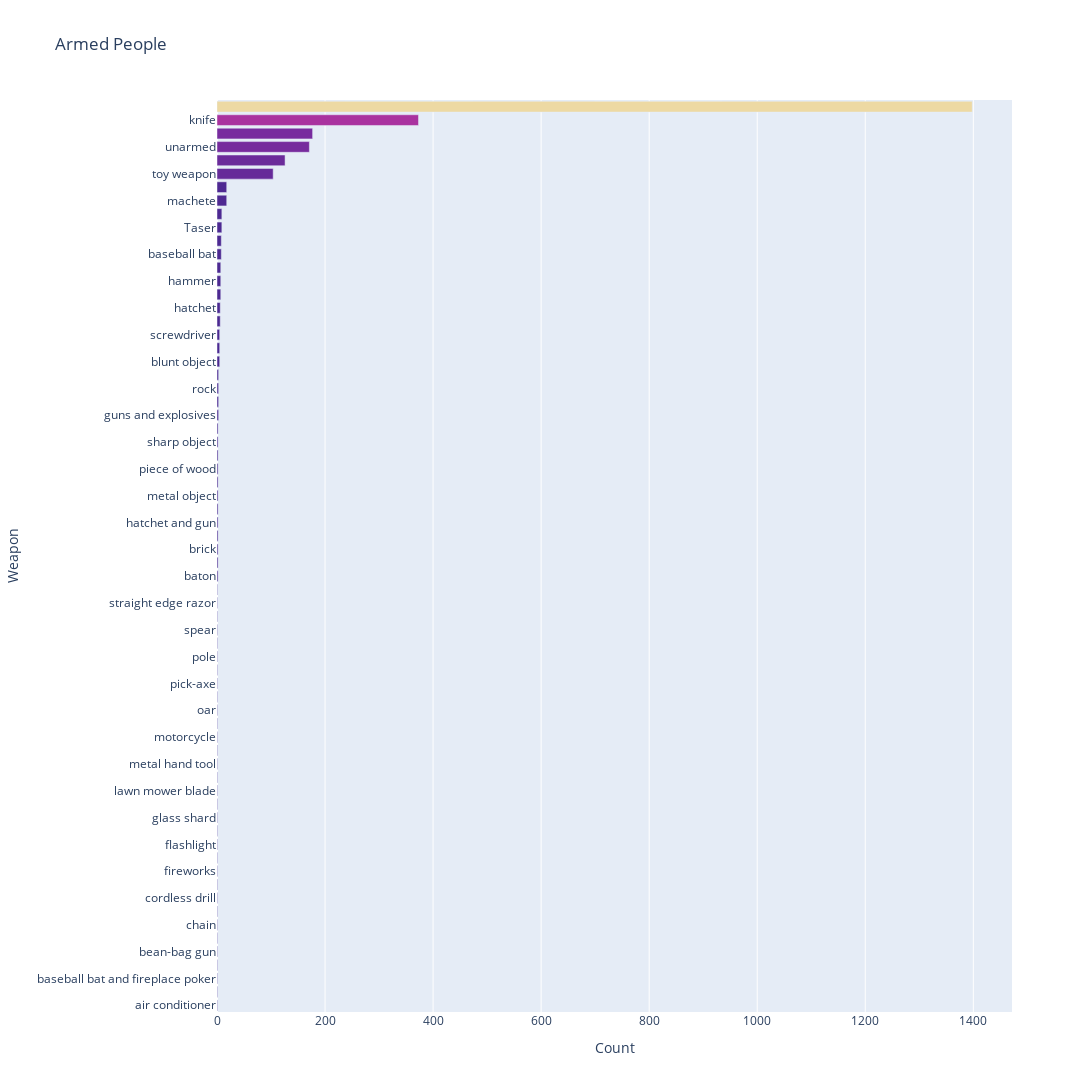

Here is the notebook cell this chart was saved with:
### Code cell
fig = px.bar(people_armed, y="armed", x='size', title="Armed People", width=1300, orientation='h', height=1500, 
             color_continuous_scale='Agsunset', color='size')
fig.update_layout(xaxis_title='Count',yaxis_title='Weapon',coloraxis_showscale=False)
fig.update_yaxes(categoryorder='total ascending')
fig.show()

### Figure 1 — Plotly figure (JSON) as saved in the notebook; plotly's stock layout.template omitted (floating-point values rounded to 4 significant figures)
{"data": [{"alignmentgroup": "True", "hovertemplate": "size=%{marker.color}<br>armed=%{y}<extra></extra>", "legendgroup": "", "marker": {"color": [9, 1, 9, 8, 1, 1, 2, 1, 1, 2, 5, 7, 2, 1, 1, 2, 1, 1, 6, 1, 1, 1, 1, 1, 1, 1398, 5, 3, 7, 1, 6, 2, 373, 1, 18, 1, 2, 1, 2, 7, 2, 1, 3, 1, 1, 1, 1, 1, 2, 2, 1, 1, 1, 3, 3, 5, 2, 2, 1, 1, 1, 8, 1, 104, 171, 126, 18, 177], "coloraxis": "coloraxis", "pattern": {"shape": ""}}, "name": "", "offsetgroup": "", "orientation": "h", "showlegend": false, "textposition": "auto", "type": "bar", "x": [9, 1, 9, 8, 1, 1, 2, 1, 1, 2, 5, 7, 2, 1, 1, 2, 1, 1, 6, 1, 1, 1, 1, 1, 1, 1398, 5, 3, 7, 1, 6, 2, 373, 1, 18, 1, 2, 1, 2, 7, 2, 1, 3, 1, 1, 1, 1, 1, 2, 2, 1, 1, 1, 3, 3, 5, 2, 2, 1, 1, 1, 8, 1, 104, 171, 126, 18, 177], "xaxis": "x", "y": ["Taser", "air conditioner", "ax", "baseball bat", "baseball bat and bottle", "baseball bat and fireplace poker", "baton", "bayonet", "bean-bag gun", "beer bottle", "blunt object", "box cutter", "brick", "carjack", "chain", "chain saw", "contractor's level", "cordless drill", "crossbow", "crowbar", "fireworks", "flagpole", "flashlight", "garden tool", "glass shard", "gun", "gun and knife", "guns and explosives", "hammer", "hand torch", "hatchet", "hatchet and gun", "knife", "lawn mower blade", "machete", "machete and gun", "meat cleaver", "metal hand tool", "metal object", "metal pipe", "metal pole", "metal rake", "metal stick", "motorcycle", "nail gun", "oar", "pen", "pick-axe", "piece of wood", "pipe", "pitchfork", "pole", "pole and knife", "rock", "scissors", "screwdriver", "sharp object", "shovel", "spear", "stapler", "straight edge razor", "sword", "tire iron", "toy weapon", "unarmed", "undetermined", "unknown weapon", "vehicle"], "yaxis": "y"}], "layout": {"barmode": "relative", "coloraxis": {"colorbar": {"title": {"text": "size"}}, "colorscale": [[0, "rgb(75, 41, 145)"], [0.1667, "rgb(135, 44, 162)"], [0.3333, "rgb(192, 54, 157)"], [0.5, "rgb(234, 79, 136)"], [0.6667, "rgb(250, 120, 118)"], [0.8333, "rgb(246, 169, 122)"], [1, "rgb(237, 217, 163)"]], "showscale": false}, "height": 1500, "legend": {"tracegroupgap": 0}, "title": {"text": "Armed People"}, "width": 1300, "xaxis": {"anchor": "y", "domain": [0, 1], "title": {"text": "Count"}}, "yaxis": {"anchor": "x", "categoryorder": "total ascending", "domain": [0, 1], "title": {"text": "Weapon"}}}}
